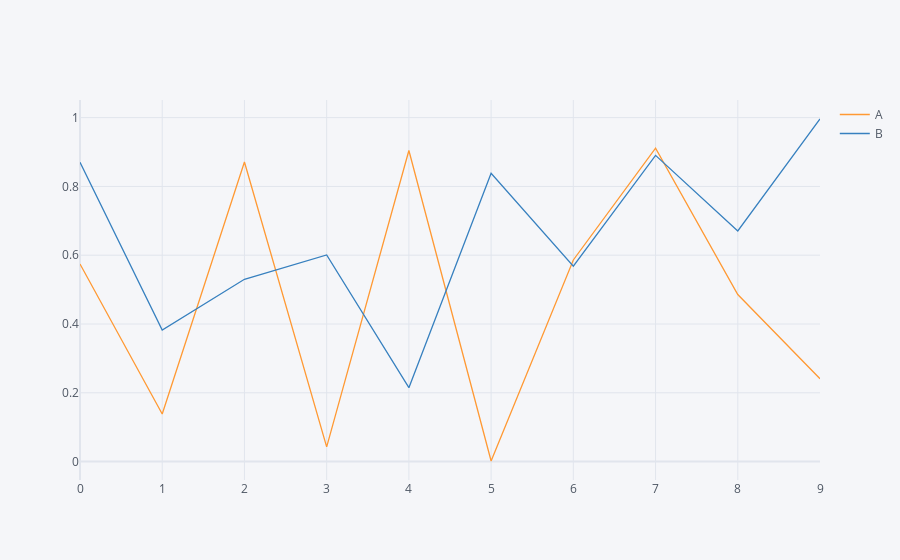

The notebook cell this image was saved under:
### Code cell
df.iplot(kind='scatter')

### Figure 1 — Plotly figure (JSON) as saved in the notebook; plotly's stock layout.template omitted (floating-point values rounded to 4 significant figures)
{"data": [{"line": {"color": "rgba(255, 153, 51, 1.0)", "dash": "solid", "shape": "linear", "width": 1.3}, "mode": "lines", "name": "A", "text": "", "type": "scatter", "x": [0, 1, 2, 3, 4, 5, 6, 7, 8, 9], "y": [0.5745, 0.1385, 0.871, 0.04272, 0.9045, 0.001663, 0.5862, 0.9114, 0.4855, 0.2409]}, {"line": {"color": "rgba(55, 128, 191, 1.0)", "dash": "solid", "shape": "linear", "width": 1.3}, "mode": "lines", "name": "B", "text": "", "type": "scatter", "x": [0, 1, 2, 3, 4, 5, 6, 7, 8, 9], "y": [0.8704, 0.3826, 0.53, 0.6007, 0.2149, 0.8383, 0.5683, 0.8903, 0.6705, 0.996]}], "layout": {"autosize": true, "legend": {"bgcolor": "#F5F6F9", "font": {"color": "#4D5663"}}, "paper_bgcolor": "#F5F6F9", "plot_bgcolor": "#F5F6F9", "title": {"font": {"color": "#4D5663"}}, "xaxis": {"autorange": true, "gridcolor": "#E1E5ED", "range": [0, 9], "showgrid": true, "tickfont": {"color": "#4D5663"}, "title": {"font": {"color": "#4D5663"}, "text": ""}, "type": "linear", "zerolinecolor": "#E1E5ED"}, "yaxis": {"autorange": true, "gridcolor": "#E1E5ED", "range": [-0.05358, 1.051], "showgrid": true, "tickfont": {"color": "#4D5663"}, "title": {"font": {"color": "#4D5663"}, "text": ""}, "type": "linear", "zerolinecolor": "#E1E5ED"}}}
